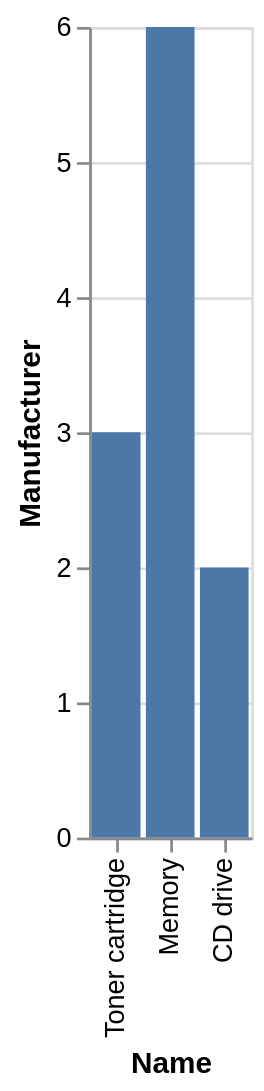

Write the Vega-Lite specification saved for this chart.
### Vega-Lite specification from a JSON file in a GitHub repository (floating-point values rounded to 4 significant figures)
{"data": {"values": [{"x_data": "Toner cartridge", "y_data": 3}, {"x_data": "Memory", "y_data": 6}, {"x_data": "CD drive", "y_data": 2}]}, "mark": "bar", "encoding": {"x": {"field": "x_data", "type": "nominal", "title": "Name", "sort": "descending"}, "y": {"field": "y_data", "type": "quantitative", "title": "Manufacturer"}}}
